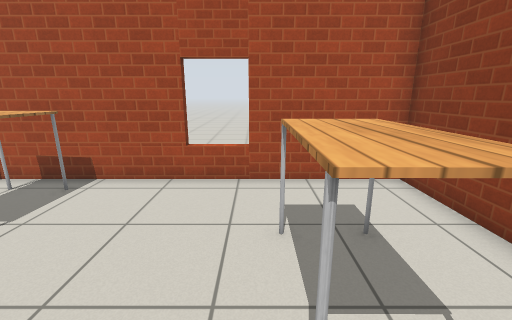
View 1 (above)

19 first-person views from a walk through a robot-simulator world made for Gazebo. The camera is 1.2 m above the floor, tilts 14° down and sees 90° across. The floor is counted in squares, 0.5 m on a side. Each view is taken from the middle of a square. On the plan, view 1 faces up. The plan holds only what a view shows up to about 17 squares ahead; the rest is blank. Robots are left out. Gazebo's built-in surfaces are drawn with simple patterns. Some stock models are drawn as simple stand-ins.

View 2
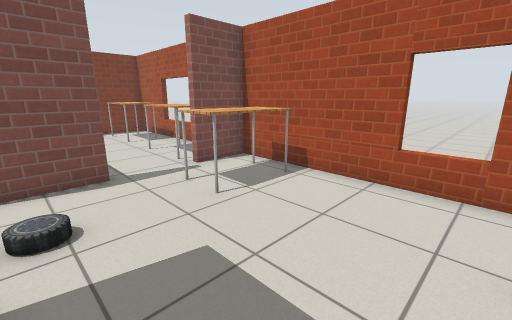

View 3
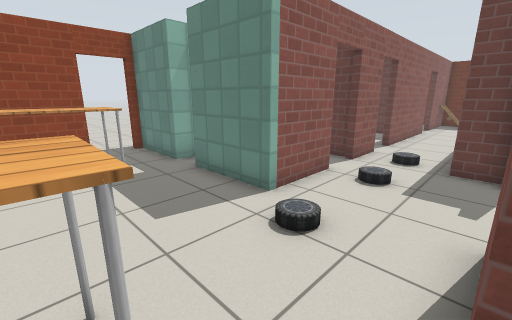

View 4
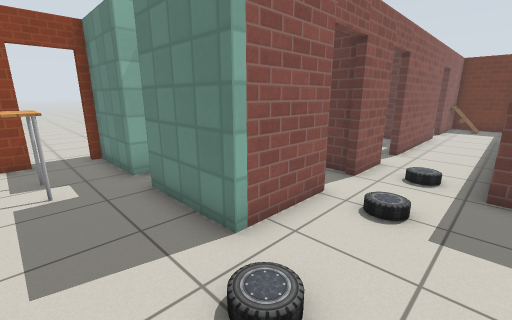

View 5
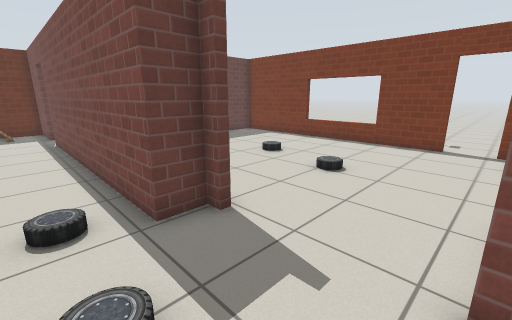

View 6
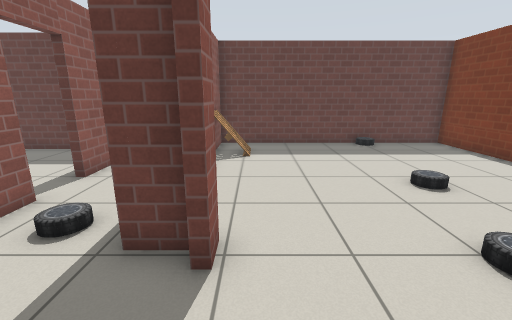

View 7
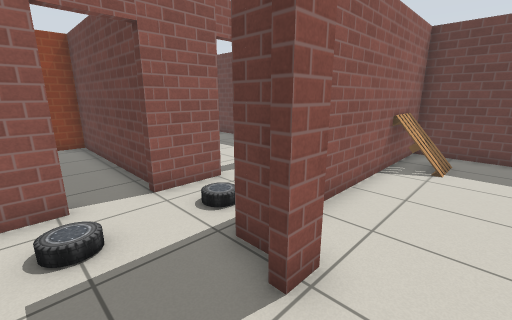

View 8
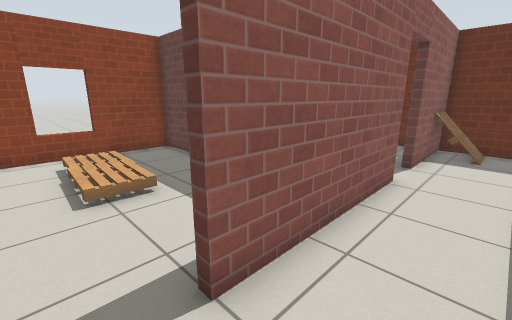

View 9
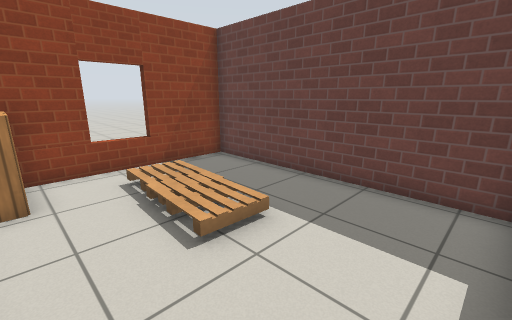

View 10
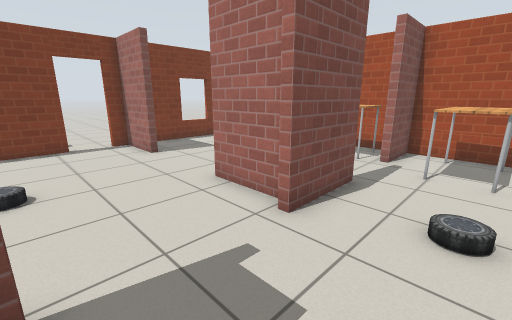

View 11
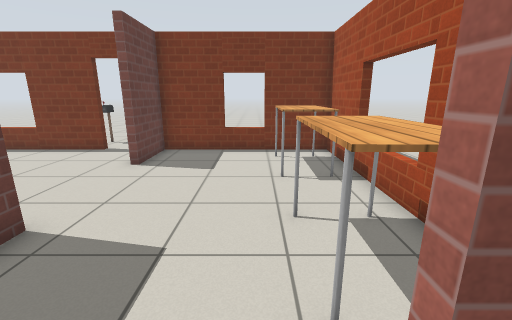

View 12
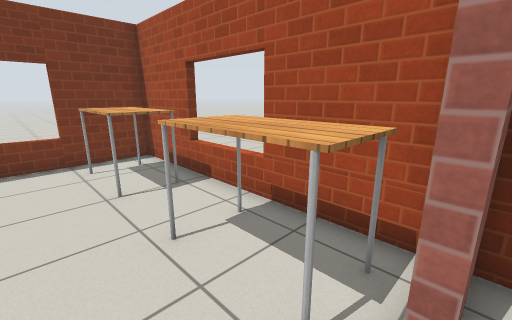

View 13
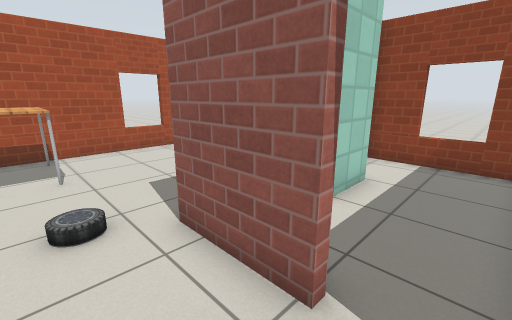

View 14
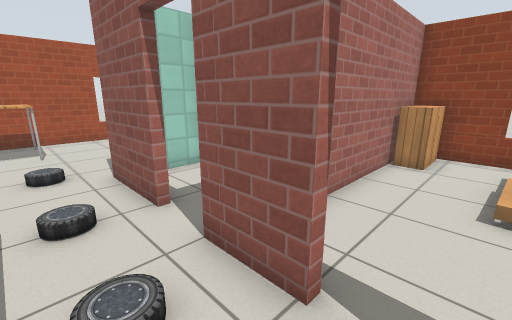

View 15
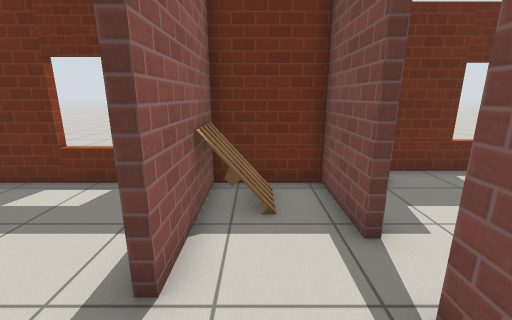

View 16
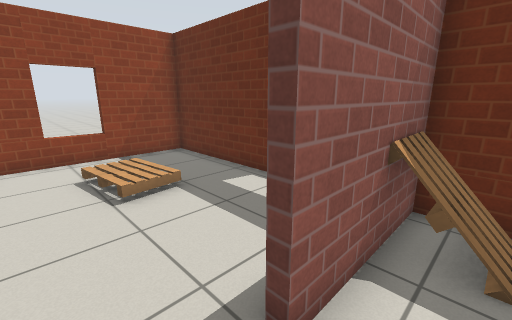

View 17
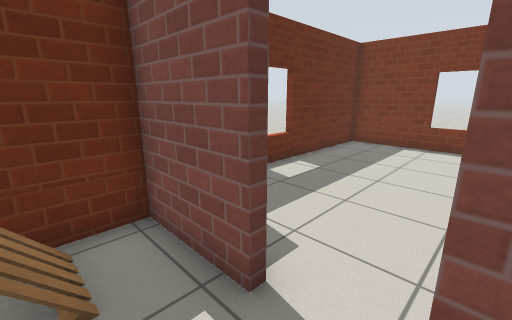

View 18
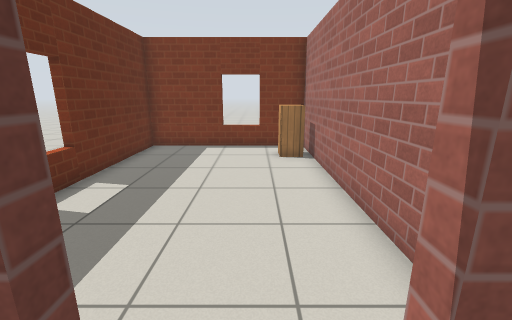

View 19
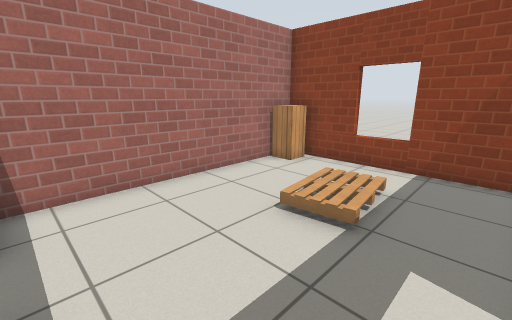

### Floor plan
Ten units are one square. View 1 is at (0, 0); x grows to the right and y downward. Boxes are objects, and circles mark ways between rooms. Rooms are numbered by the first view taken in them; rooms with no view inside come last. Other rooms are left out.
<svg viewBox="-195 -78 260 314">
<path fill="none" stroke="#000" d="M-38 37 -38 7 -3 7M11 7 43 7 43 2M-80 -21 -80 10M-80 51 -80 56 -69 56 -69 172M43 -14 43 -73 -80 -73 -80 -49M-38 77 -38 56M-38 159 -38 94M-69 190 -69 219 -38 219M-38 205 -38 176M-84 60 -84 51M-186 30 -186 154 -72 154 -72 80M-159 5 -186 5 -186 12M-86 5 -112 5M-34 138 60 138 60 60 -6 60M-25 219 60 219 60 141 -34 141M-38 219 -38 205M-93 157 -186 157 -186 231 -94 231M-86 -73 -186 -73 -186 2 -159 2 -159 5M-114 2 -107 2M15 22 -5 22M-9 10 -23 10M-34 37 -38 37M-38 56 43 56 43 10"/>
<rect x="-65" y="-65" width="20" height="30" fill="#bbb"><title>table</title></rect>
<rect x="-55" y="195" width="20" height="20" fill="#bbb"><title>pallet</title></rect>
<rect x="-55" y="55" width="10" height="10" fill="#bbb"><title>car</title></rect>
<rect x="-55" y="25" width="10" height="10" fill="#bbb"><title>car</title></rect>
<rect x="-55" y="-5" width="10" height="10" fill="#bbb"><title>car</title></rect>
<rect x="5" y="-45" width="20" height="30" fill="#bbb"><title>table</title></rect>
<rect x="-145" y="85" width="10" height="10" fill="#bbb"><title>car</title></rect>
<rect x="-135" y="45" width="10" height="10" fill="#bbb"><title>car</title></rect>
<rect x="-85" y="125" width="10" height="20" fill="#bbb"><title>pallet</title></rect>
<rect x="5" y="85" width="30" height="30" fill="#bbb"><title>pallet</title></rect>
<rect x="25" y="95" width="20" height="20" fill="#bbb"><title>pallet</title></rect>
<rect x="35" y="65" width="10" height="10" fill="#bbb"><title>cabinet</title></rect>
<rect x="45" y="65" width="10" height="10" fill="#bbb"><title>cabinet</title></rect>
<rect x="5" y="175" width="30" height="20" fill="#bbb"><title>pallet</title></rect>
<rect x="45" y="145" width="10" height="10" fill="#bbb"><title>cabinet</title></rect>
<rect x="-175" y="155" width="20" height="20" fill="#bbb"><title>cabinet</title></rect>
<rect x="-175" y="-65" width="30" height="20" fill="#bbb"><title>table</title></rect>
<rect x="-125" y="-65" width="40" height="20" fill="#bbb"><title>table</title></rect>
<circle cx="-80" cy="30" r="3" fill="#2a7"/>
<circle cx="-40" cy="85" r="3" fill="#2a7"/>
<circle cx="-40" cy="165" r="3" fill="#2a7"/>
<circle cx="-70" cy="185" r="3" fill="#2a7"/>
<circle cx="-80" cy="-35" r="3" fill="#2a7"/>
<circle cx="-40" cy="45" r="3" fill="#2a7"/>
<circle cx="-135" cy="0" r="3" fill="#2a7"/>
<text x="-30" y="0">1</text>
<text x="-130" y="80">2</text>
<text x="10" y="100">3</text>
<text x="10" y="180">4</text>
<text x="-130" y="190">5</text>
<text x="-130" y="-40">6</text>
<text x="0" y="40">7</text>
</svg>
Room 1 opens to room 2. Room 1 opens to room 3. Room 1 opens to room 4. Room 1 opens to room 5. Room 1 opens to room 6. Room 1 opens to room 7. Room 2 opens to room 6.

Where each view was taken, in squares from view 1:
view 1: 0 up, 0 right, facing up
view 2: 0 up, 0 right, facing up-left
view 3: 4 up, 8 left, facing down-right
view 4: 2 up, 7 left, facing down-right
view 5: 1 down, 5 left, facing down-left
view 6: 2 down, 9 left, facing down
view 7: 3 down, 10 left, facing down-right
view 8: 8 down, 6 left, facing down-right
view 9: 7 down, 3 left, facing down-right
view 10: 5 down, 5 left, facing up-left
view 11: 4 up, 7 left, facing left
view 12: 3 up, 8 left, facing up-left
view 13: 5 down, 6 left, facing up-right
view 14: 9 down, 6 left, facing up-right
view 15: 15 down, 5 left, facing down
view 16: 16 down, 5 left, facing down-right
view 17: 17 down, 5 left, facing down-left
view 18: 18 down, 6 left, facing left
view 19: 21 down, 3 left, facing up-right
